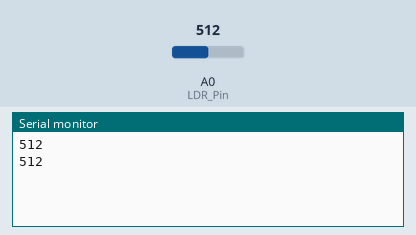
The sketch below on a simulated Arduino Uno, built with avr-gcc and run on an emulated ATmega328P. Shown: the last lines printed to the serial monitor. The inputs (shaded band) are chosen by the test bench; at power-on: A0 (LDR_Pin) = 512.

Above: at 3.3 s.
3.4 s: A0 (LDR_Pin) set to 716
At 5.9 s:
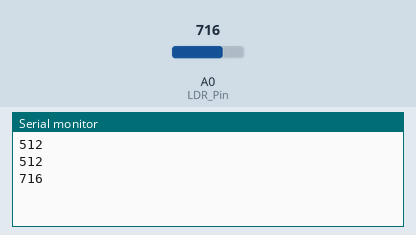
6.7 s: A0 (LDR_Pin) set to 900
At 9.0 s:
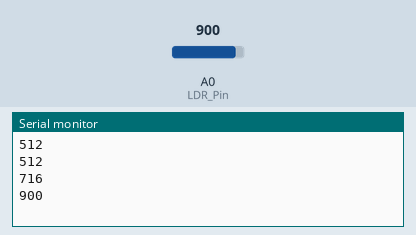
Timing chart, 0 to 10.5 s (numbered marks = the images above; inputs shaded):
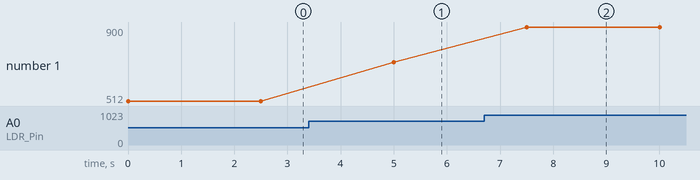

Measured:
- after the input at 3.4 s, the serial monitor: prints a new line after 1.6 s (image 1)
- after the input at 6.7 s, the serial monitor: prints a new line after 0.80 s (image 2)
- plotted number 1: 512 → 716 after the input at 3.4 s, 716 → 900 after the input at 6.7 s

The sketch:

LDR.ino
```cpp
// LDR with LED Code:

int LDR_Pin = A0;   // Declaration of LDR_Pin
int Led_Pin = 13;   // Declaration of Led_Pin

void setup() {
    // Initialization content
    Serial.begin(9600);  // Declaration of the serial library with a communication speed of 9600
}

void loop() {
    // Program content
    int LDRReading = analogRead(LDR_Pin);  // Read the value from LDR_Pin
    Serial.println(LDRReading);  // Display with a newline
    if (LDRReading < 60) {  // Condition: if the variable LDRReading is less than 60
        digitalWrite(Led_Pin, HIGH);  // Turn on the LED at Led_Pin
    } else {
        digitalWrite(Led_Pin, LOW);  // Turn off the LED at Led_Pin
        delay(2500);  // Wait for 2.5 seconds
    }
}
```
